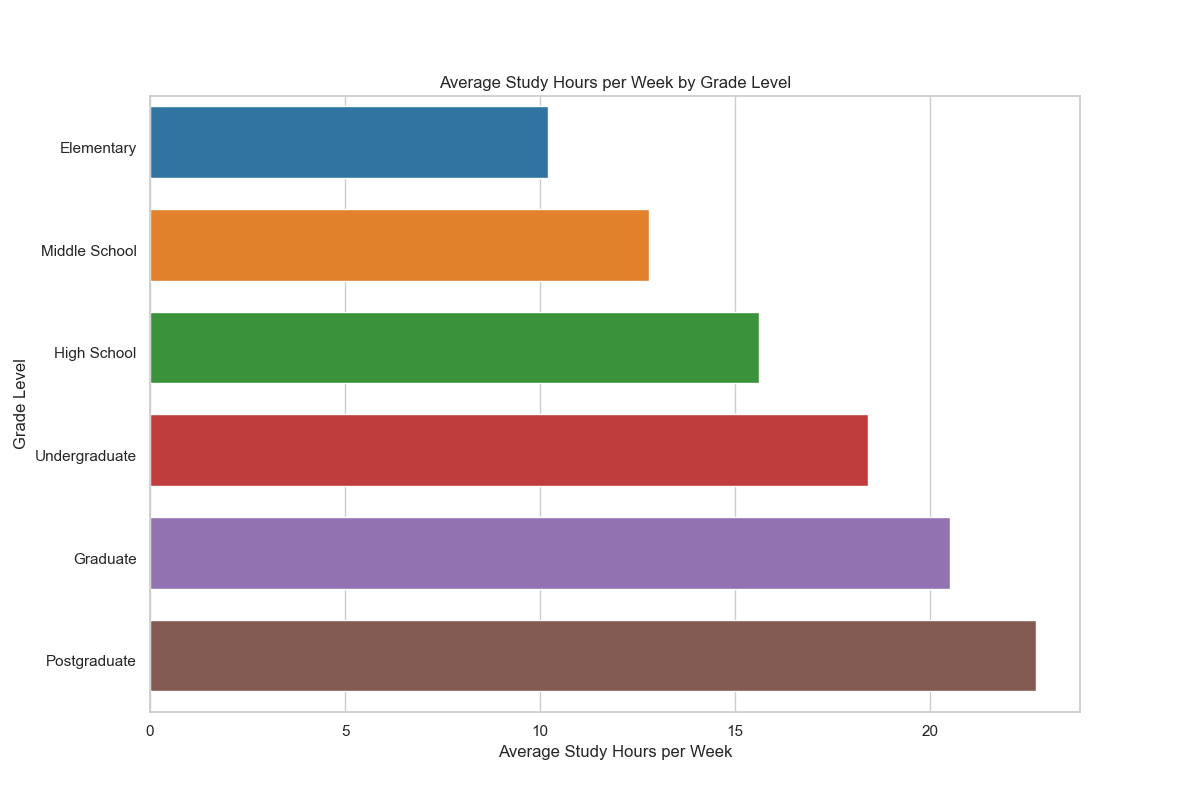

Write the Python code that produced this figure.

import seaborn as sns
import pandas as pd
import matplotlib.pyplot as plt

data = {
    "Grade Level": ["Elementary", "Middle School", "High School", "Undergraduate", "Graduate", "Postgraduate"],
    "Average Study Hours per Week": [10.2, 12.8, 15.6, 18.4, 20.5, 22.7]
}

df = pd.DataFrame(data)

plt.figure(figsize=(12, 8))
sns.set_theme(style="whitegrid")
ax = sns.barplot(
    x="Average Study Hours per Week",
    y="Grade Level",
    data=df,
    palette=["#1f77b4", "#ff7f0e", "#2ca02c", "#d62728", "#9467bd", "#8c564b"],
    dodge=False,
    orient="h"
)

for bar in ax.patches:
    bar.set_height(0.7)

ax.set_xlabel("Average Study Hours per Week")
ax.set_title("Average Study Hours per Week by Grade Level")

plt.show()
